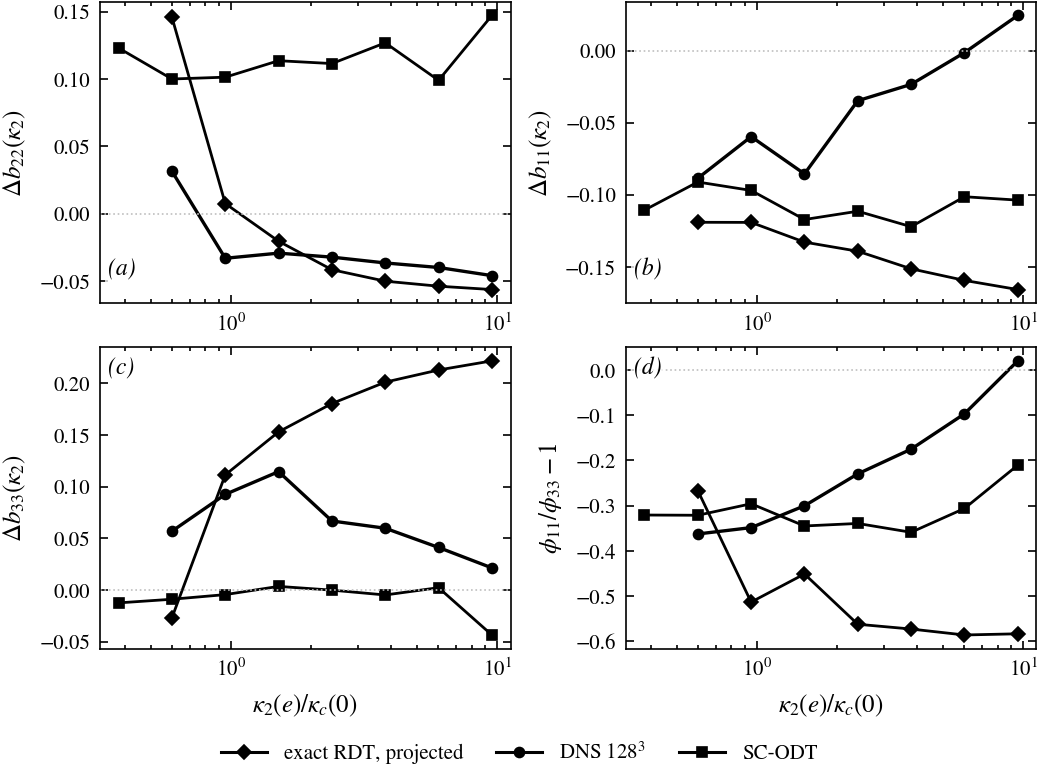

The Python source for this figure:
#!/usr/bin/env python3
"""Manuscript figure fig_threeway (main_v3.tex sec:threeway), plot-only:
reads threeway.npz written by threeway.py (which does the computation)
and renders the three-way comparison in the JFM house style at true
\\textwidth.  Panels: (a) strain-induced upwash anisotropy Delta b_22;
(b) Delta b_11 (solid) and Delta b_33 (dotted); (c) transverse splitting.
e=1 solid, e=0.5 dashed (RDT and DNS only)."""
import os
import sys

import numpy as np

HERE = os.path.dirname(os.path.abspath(__file__))
sys.path.insert(0, os.path.join(HERE, ".."))
from figstyle_jfm import FULL, panel, plt, save  # noqa: E402
from matplotlib.lines import Line2D  # noqa: E402

D = np.load(os.path.join(HERE, "threeway.npz"), allow_pickle=True)
EDGES = D["edges"]
XC = np.sqrt(EDGES[:-1] * EDGES[1:])

# monochrome: system -> marker, strain -> solid(e=1)/dashed(e=0.5),
# db33 -> dotted.  All black; SC-ODT is the model (was "ISO").
MK = {"RDT": "D", "DNS": "o", "ISO": "s"}
LBL = {"RDT": "exact RDT, projected", "DNS": r"DNS $128^3$",
       "ISO": "SC-ODT"}
LW = {"RDT": 1.0, "DNS": 1.2, "ISO": 1.0}


def q(s, e, name):
    return D[f"{s}_e{e}_{name}"]


def main():
    # one component per panel (2x2); three systems at the operating strain
    # e=1 only -- one filled marker per system, single line style, no
    # second encoding.  (Strain-rapidity dependence is the subject of the
    # following envelope figure, sec:envelope.)
    fig, axs = plt.subplots(2, 2, figsize=(FULL, 3.9))
    panels = ((axs[0, 0], "db22", r"$\Delta b_{22}(\kappa_2)$"),
              (axs[0, 1], "db11", r"$\Delta b_{11}(\kappa_2)$"),
              (axs[1, 0], "db33", r"$\Delta b_{33}(\kappa_2)$"),
              (axs[1, 1], "split", r"$\phi_{11}/\phi_{33}-1$"))
    for ax, name, yl in panels:
        for s in ("RDT", "DNS", "ISO"):
            ax.plot(XC, q(s, 1.0, name), color="k", ls="-", lw=LW[s],
                    marker=MK[s], ms=3.6, mfc="k", mew=0.6)
        ax.axhline(0, color="0.75", lw=0.6, ls=":")
        ax.set_xscale("log")
        ax.set_ylabel(yl)
    for ax in axs[1, :]:
        ax.set_xlabel(r"$\kappa_2(e)/\kappa_c(0)$")
    for j, ax in enumerate(axs.flat):
        panel(ax, "abcd"[j], y=0.15 if j in (0, 1) else 0.97)
    sys_h = [Line2D([], [], color="k", ls="-", lw=1.1, marker=MK[s],
                    ms=3.6, mfc="k", mew=0.6, label=LBL[s])
             for s in ("RDT", "DNS", "ISO")]
    fig.legend(handles=sys_h, ncol=3, loc="lower center",
               bbox_to_anchor=(0.5, -0.01), columnspacing=1.6,
               handlelength=2.2, fontsize=7.5)
    fig.tight_layout(pad=0.5, rect=(0, 0.05, 1, 1))
    save(fig, os.path.join(HERE, "fig_threeway"))


if __name__ == "__main__":
    main()
